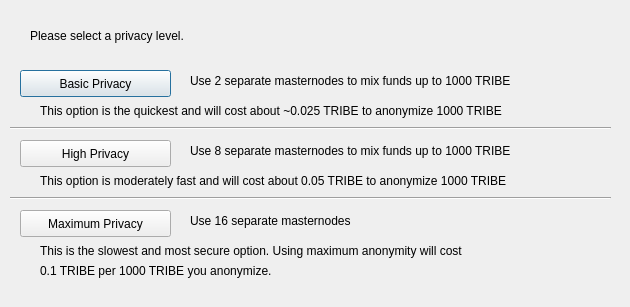
<?xml version="1.0" encoding="UTF-8"?>
<ui version="4.0">
 <class>DarksendConfig</class>
 <widget class="QDialog" name="DarksendConfig">
  <property name="geometry">
   <rect>
    <x>0</x>
    <y>0</y>
    <width>630</width>
    <height>307</height>
   </rect>
  </property>
  <property name="windowTitle">
   <string>Configure PrivateSend</string>
  </property>
  <widget class="QPushButton" name="buttonBasic">
   <property name="geometry">
    <rect>
     <x>20</x>
     <y>70</y>
     <width>151</width>
     <height>27</height>
    </rect>
   </property>
   <property name="text">
    <string>Basic Privacy</string>
   </property>
  </widget>
  <widget class="QPushButton" name="buttonHigh">
   <property name="geometry">
    <rect>
     <x>20</x>
     <y>140</y>
     <width>151</width>
     <height>27</height>
    </rect>
   </property>
   <property name="text">
    <string>High Privacy</string>
   </property>
  </widget>
  <widget class="QPushButton" name="buttonMax">
   <property name="geometry">
    <rect>
     <x>20</x>
     <y>210</y>
     <width>151</width>
     <height>27</height>
    </rect>
   </property>
   <property name="text">
    <string>Maximum Privacy</string>
   </property>
  </widget>
  <widget class="QLabel" name="label">
   <property name="geometry">
    <rect>
     <x>30</x>
     <y>20</y>
     <width>571</width>
     <height>31</height>
    </rect>
   </property>
   <property name="text">
    <string>Please select a privacy level.</string>
   </property>
  </widget>
  <widget class="QLabel" name="label_2">
   <property name="geometry">
    <rect>
     <x>190</x>
     <y>70</y>
     <width>421</width>
     <height>21</height>
    </rect>
   </property>
   <property name="text">
    <string>Use 2 separate masternodes to mix funds up to 1000 TRIBE</string>
   </property>
  </widget>
  <widget class="QLabel" name="label_3">
   <property name="geometry">
    <rect>
     <x>190</x>
     <y>140</y>
     <width>411</width>
     <height>21</height>
    </rect>
   </property>
   <property name="text">
    <string>Use 8 separate masternodes to mix funds up to 1000 TRIBE</string>
   </property>
  </widget>
  <widget class="QLabel" name="label_4">
   <property name="geometry">
    <rect>
     <x>190</x>
     <y>210</y>
     <width>421</width>
     <height>21</height>
    </rect>
   </property>
   <property name="text">
    <string>Use 16 separate masternodes</string>
   </property>
  </widget>
  <widget class="QLabel" name="label_6">
   <property name="geometry">
    <rect>
     <x>40</x>
     <y>100</y>
     <width>561</width>
     <height>21</height>
    </rect>
   </property>
   <property name="text">
    <string>This option is the quickest and will cost about ~0.025 TRIBE to anonymize 1000 TRIBE</string>
   </property>
  </widget>
  <widget class="QLabel" name="label_7">
   <property name="geometry">
    <rect>
     <x>40</x>
     <y>170</y>
     <width>561</width>
     <height>21</height>
    </rect>
   </property>
   <property name="text">
    <string>This option is moderately fast and will cost about 0.05 TRIBE to anonymize 1000 TRIBE</string>
   </property>
  </widget>
  <widget class="QLabel" name="label_8">
   <property name="geometry">
    <rect>
     <x>40</x>
     <y>240</y>
     <width>561</width>
     <height>21</height>
    </rect>
   </property>
   <property name="text">
    <string>This is the slowest and most secure option. Using maximum anonymity will cost</string>
   </property>
  </widget>
  <widget class="QLabel" name="label_9">
   <property name="geometry">
    <rect>
     <x>40</x>
     <y>260</y>
     <width>561</width>
     <height>21</height>
    </rect>
   </property>
   <property name="text">
    <string>0.1 TRIBE per 1000 TRIBE you anonymize.</string>
   </property>
  </widget>
  <widget class="Line" name="line">
   <property name="geometry">
    <rect>
     <x>10</x>
     <y>120</y>
     <width>601</width>
     <height>16</height>
    </rect>
   </property>
   <property name="orientation">
    <enum>Qt::Horizontal</enum>
   </property>
  </widget>
  <widget class="Line" name="line_2">
   <property name="geometry">
    <rect>
     <x>10</x>
     <y>190</y>
     <width>601</width>
     <height>16</height>
    </rect>
   </property>
   <property name="orientation">
    <enum>Qt::Horizontal</enum>
   </property>
  </widget>
 </widget>
 <resources/>
 <connections/>
</ui>
